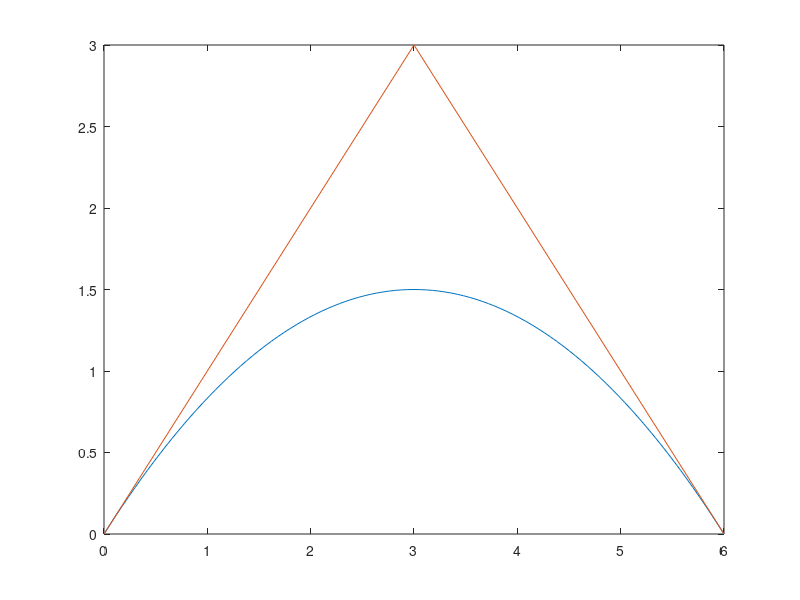

This figure's MATLAB source: (Note: this script raises an error after producing the figure.)
% To plot a Bezier curve of degree 2
% Control points, b1, b2, b3
%
figure(1);
b1 = [0; 0];
b2 = [3; 3];
b3 = [6; 0];

% create coordinates for the control polygon
%
cpx = [b1(1) b2(1) b3(1)];
cpy = [b1(2) b2(2) b3(2)];

t = 0: 0.01: 1;
Cx = (1 - t).^2 * b1(1) + 2*t.*(1-t)*b2(1) + t.^2*b3(1);
Cy = (1 - t).^2 * b1(2) + 2*t.*(1-t)*b2(2) + t.^2*b3(2);
plot(Cx, Cy, cpx, cpy)
%

% Now we call the function bezier2
%
figure(2);
b2 = [2; -3];

%
% create coordinates for the control polygon
%
cpx = [b1(1) b2(1) b3(1)];
cpy = [b1(2) b2(2) b3(2)];

[Cx, Cy] = bezier2(t,b1,b2,b3);
plot(Cx, Cy, cpx, cpy)